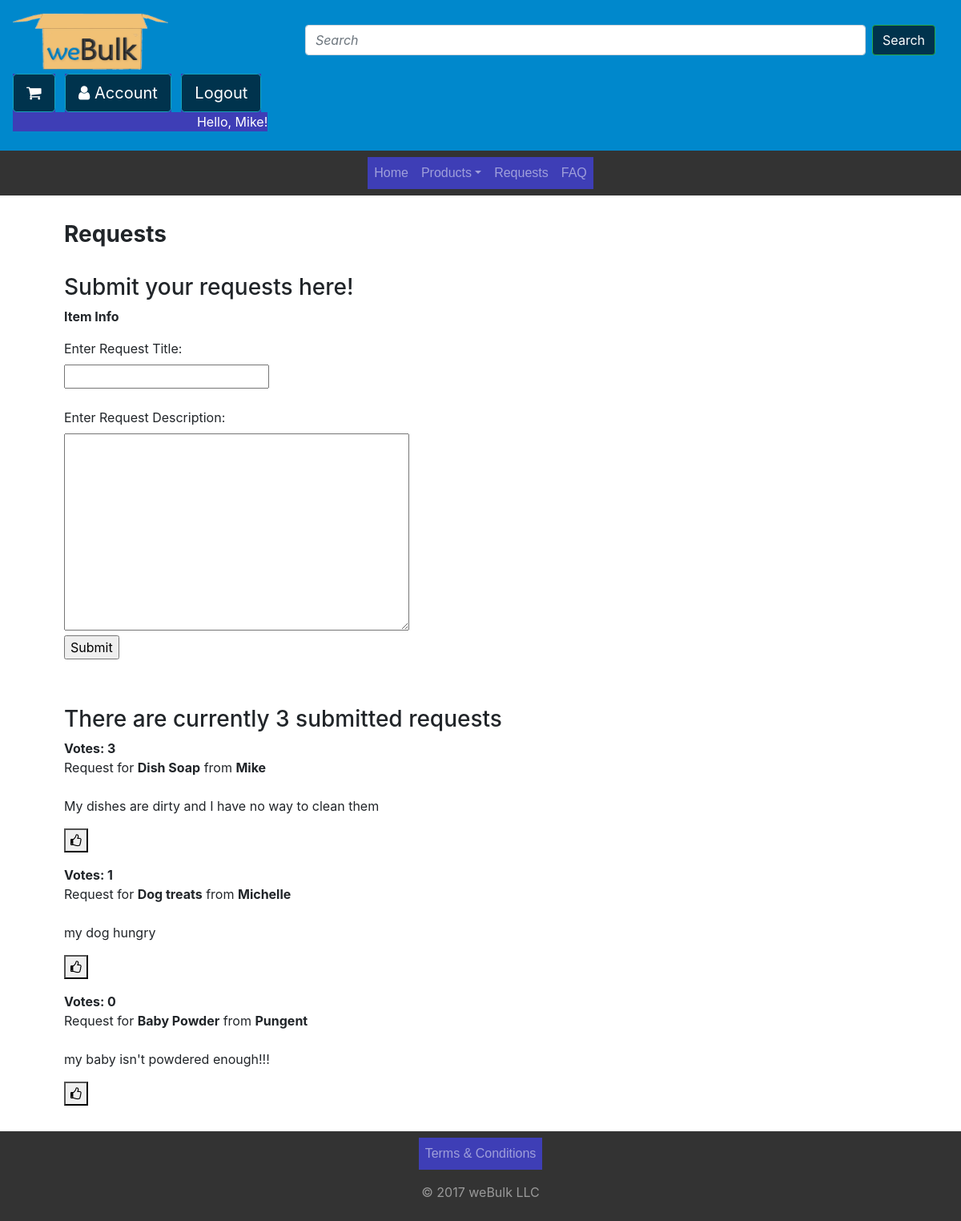
Page /catalog/requests (signed in) on the committed database.
### catalog/models.py (models this page shows, shortened)
class Request(models.Model):
    user = models.ForeignKey(User, on_delete=models.SET_NULL, null=True)
    request_title = models.CharField(max_length=200, help_text="Enter Request Title")
    request_text = models.TextField(max_length=200, help_text="Enter Request Text")
    popularity = models.IntegerField(default=0)
    class Meta:
        ordering = ["request_title"]
    def display_user(self):
        """
        Creates a string for the Genre. This is required to display genre in Admin.
        """
        return self.user.first_name
    display_user.short_description = 'User'

### catalog/views.py (the view, shortened to what this page needs)
# urls.py: url(r'requests', views.requests, name='requests'),
def requests(request):
    form = SubmitRequestForm()
    num_requests=Request.objects.count()
    rquests=Request.objects.order_by('-popularity').all()
    return render(
    	request,
    	'requests.html',
    	context={'num_requests':num_requests, 'rquests': rquests, 'form':form}
    )

### catalog/forms.py (shortened to what this page needs)
class SubmitRequestForm(forms.Form):
    product_name = forms.CharField(max_length=200, help_text="</br>")
    description = forms.CharField(max_length=200,widget=forms.Textarea, help_text="")

### catalog/templates/requests.html (shortened to what this page needs)
{% extends "base_generic.html" %}
{% block content %}
<div class="container-fluid" id="request-body">
  <div class="row">
   <div class="col-sm-12 req-title">
<h3><strong>Requests</strong></h3>
</div>
    <div class="col-sm-12 req-title">
      <h3>Submit your requests here!</h3>
      {% if user.is_authenticated %}
    <form action="" method="post">
    <p><b>Item Info</b></p>
      <label>Enter Request Title:&nbsp; </label></br>{{form.product_name}}
      <label style="vertical-align:top">Enter Request Description:&nbsp;</label></br>{{form.description}}
      <br>
      <input type="submit" value="Submit">
    </form>
    {% else %}
    <p>Please login to submit request</p>
    {% endif %}
    </div>
	<div class="col-sm-12 req-title">
    <h3><br>There are currently {{num_requests}} submitted requests</h3>
    {% for r in rquests %}
    <p><strong>Votes: {{r.popularity}}</strong><br>
    		   Request for <strong>{{r.request_title}}</strong> from <strong>{{r.user.first_name}}</strong><br><br>
               {{r.request_text}}</br>
               {% if user.is_authenticated %}
               <form action="" method="post">
                <button type="submit" value=""><span class="fa fa-thumbs-o-up"></span></button>
               </form>
               {% endif %}
    </p>
    {% endfor %}
	</div>
  </div>
</div>
{% endblock %}

### catalog/templates/base_generic.html (shortened to what this page needs)
<!DOCTYPE html>
<html lang="en">
<head>
    <link href="https://maxcdn.bootstrapcdn.com/bootstrap/4.0.0-beta/css/bootstrap.min.css" rel="stylesheet">
    <link href="https://maxcdn.bootstrapcdn.com/font-awesome/4.7.0/css/font-awesome.min.css" rel="stylesheet">
    {% load static %}
    <link rel="stylesheet" type="text/css" href="{% static 'style.css' %}">
</head>
<body>
<div id="wrap">
<nav class="navbar sticky-top navbar-light" style="background-color: #0088cc">
  <a class="navbar-brand" href="{% url 'index' %}">
    <img src="{% static 'images\logo.png'%}" width="194" height="74" class="d-inline-block align-top" alt="" width=60 height=40>
  </a>
    <nav class="navbar navbar-light" style="background-color: #0088cc">
  <form class="form-inline">
    <input class="form-control mr-sm-2" id="search_main" type="text" placeholder="Search" aria-label="Search" style="width:700px">
    <button class="btn btn-outline-success my-2 my-sm-0" type="submit" style="color: white; background-color:#00334d" onclick="return searchURL()">Search</button>
  </form>
</nav>
    <ul class="navbar-right list-inline">
    <li class="list-inline-item"><a href="{% url 'cart' %}" class="btn btn-info btn-lg" style="background-color:#00334d">
          <span class="fa fa-shopping-cart"></span>
        </a></li>
        {% if user.is_authenticated %}
    <li class=list-inline-item><a href="{% url 'user' %}" class="btn btn-info btn-lg" style="background-color:#00334d">
          <span class="fa fa-user"></span> Account
        </a></li>
        {% endif %}
    {% if user.is_authenticated %}
    <li class=list-inline-item><a href="{% url 'logout'%}?next={{request.path}}" class="btn btn-info btn-lg" style="background-color:#00334d">Logout</a></li>
    <li>
     <li style="color:white; text-align:right">Hello, {{ user.first_name }}!</li>
 </li>
    {% else %}
    <li class=list-inline-item><a href="{% url 'login'%}?next={{request.path}}" class="btn btn-info btn-lg" style="background-color:#00334d">Login</a></li>
    {% endif %}
        </ul>
</nav>
<nav class="navbar navbar-expand-lg navbar-dark" style="background-color: #333;">
      <div class="collapse navbar-collapse justify-content-md-center" id="navbarsExample08">
        <ul class="navbar-nav">
          <li class="nav-item">
            <a class="nav-link" href="{% url 'index' %}">Home<span class="sr-only">(current)</span></a>
          </li>
          <li class="nav-item dropdown">
            <a class="nav-link dropdown-toggle" id="dropdown08" data-toggle="dropdown" aria-haspopup="true" aria-expanded="true">Products</a>
          </li>
          <li class="nav-item">
            <a class="nav-link" href="{% url 'requests' %}">Requests</a>
          </li>
            <li class="nav-item">
            <a class="nav-link" href="{% url 'faq' %}">FAQ</a>
          </li>
        </ul>
      </div>
    </nav>
<div id="main">
{% block content %}{% endblock %}
</div>
<footer class="footer" style="position:absolute;bottom:0;height:112px;margin-top:-112px;width:100%">
<nav class="navbar navbar-expand-lg navbar-dark" style="background-color: #333;">
      <div class="collapse navbar-collapse justify-content-md-center" id="navbarsExample08">
        <ul class="navbar-nav">
          <li class="nav-item">
            <a class="nav-link" href="{% url 'terms' %}">Terms & Conditions<span class="sr-only">(current)</span></a>
          </li>
        </ul>
      </div>
    </nav>
    <nav class="navbar navbar-expand-lg navbar-dark" style="background-color: #333">
      <div class="collapse navbar-collapse justify-content-md-center" id="navbarsExample08">
            <p style="color:rgba(255,255,255,.5);">© 2017 weBulk LLC</p>
      </div>
    </nav>
 </footer>
 </div>
</body>
</html>

### catalog/static/style.css (style rules this page uses)
html { height: 100%; box-sizing: border-box; }
*, *:before, *:after { box-sizing: inherit; }
body { position: relative; margin: 0; padding-bottom: 6rem; min-height: 100%; }
li { background-color: rgba(62, 62, 182); }
.nav-link { font-family: sans-serif; }
.form-control.mr-sm-2 { font-style: italic; }
#request-body { padding-left: 5em; }
.container-fluid { padding-top:2em; overflow:auto; padding-bottom:2em; padding-right:2em; }

### rows in the picture
Request: popularity "3", request_title "Dish Soap", user.first_name "Mike", request_text "My dishes are dirty and I have no way to clean them"
Request: popularity "1", request_title "Dog treats", user.first_name "Michelle", request_text "my dog hungry"
Request: popularity "0", request_title "Baby Powder", user.first_name "Pungent", request_text "my baby isn't powdered enough!!!"

### other values in the picture
{{ user.first_name }} "Mike"
{{ num_requests }} "3"
